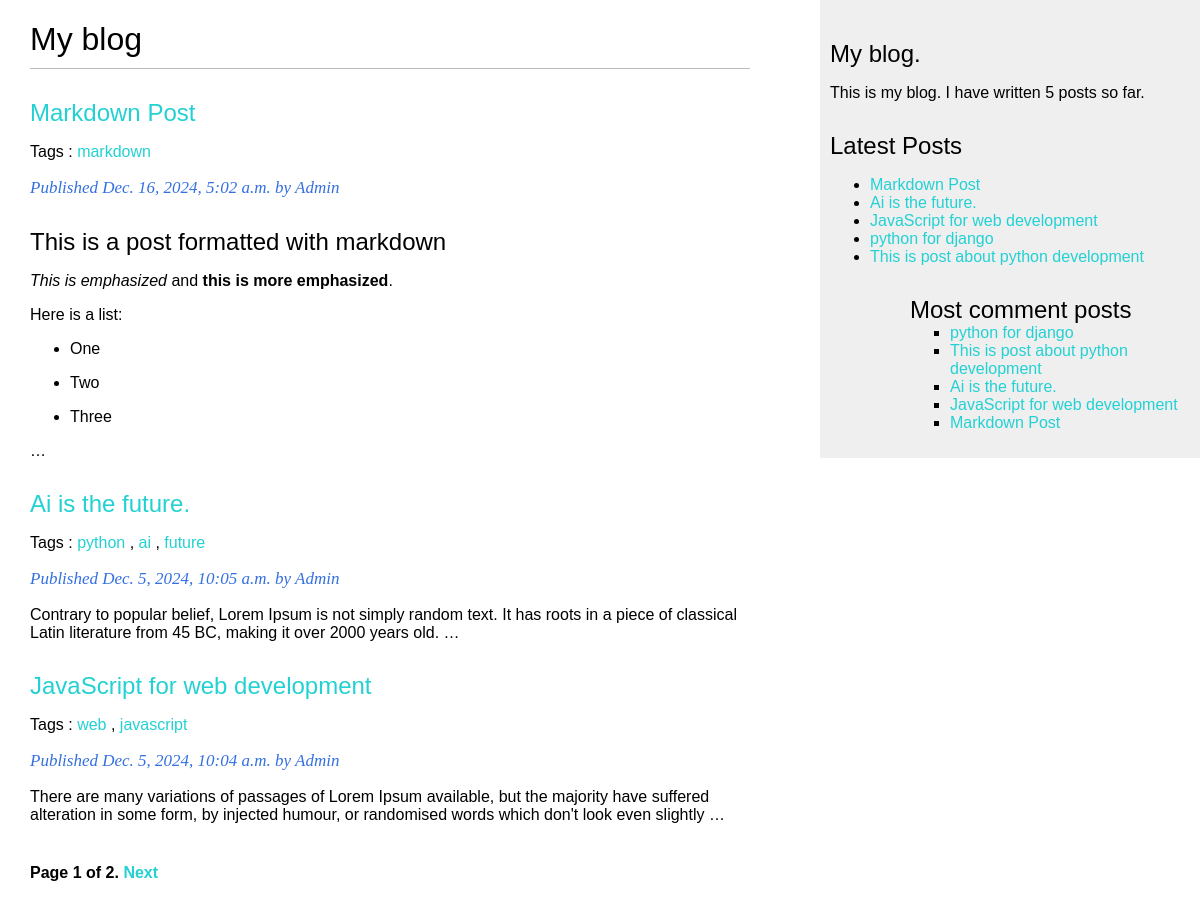
Screenshot of /blog/ with the database file from the repository.
### blog/models.py (models this page shows, shortened)
class Post(models.Model):
    class Status(models.TextChoices):
        DRAFT = 'DF' ,'Draft'
        PUBLISHED = 'PB' , 'Published'
    title = models.CharField(max_length=250)
    slug = models.SlugField(
                            max_length=250,
                            unique_for_date='publish'
                            )
    author = models.ForeignKey(
        settings.AUTH_USER_MODEL,
        on_delete=models.CASCADE,
        related_name='blog_posts'
    )
    body = models.TextField()
    publish = models.DateTimeField(default=timezone.now)
    created = models.DateTimeField(auto_now_add=True)
    updated = models.DateTimeField(auto_now=True)
    status = models.CharField(
        max_length=2,
        choices=Status,
        default=Status.DRAFT
    )
    objects = models.Manager()
    published = PublishManager()
    tags = TaggableManager()
    class Meta:
        ordering = ['-publish']
        indexes = models.Index(fields=['-publish']),
    def get_absolute_url(self):
        return reverse('blog:post_detail',
                       args=[self.publish.year,
                             self.publish.month,
                             self.publish.day,
                             self.slug])

### blog/views.py (the view)
# urls.py: path('',views.post_list,name='post_list'),
def post_list(request,tag_slug=None):
    post_list = Post.objects.all()
    tag = None
    if tag_slug:
        tag = get_object_or_404(Tag,slug=tag_slug)
        post_list =post_list.filter(tags__in=[tag])
    paginator = Paginator(post_list,3)
    page_number = request.GET.get('page',1)
    try:
        posts = paginator.page(page_number)
    except EmptyPage:
        posts = paginator.page(paginator.num_pages)
    except PageNotAnInteger:
        posts = paginator.page(1)
    return render(request,
                  'blog/post/list.html',{
                      'posts':posts,
                      'tag': tag
                  })

### blog/models.py (called while the page is built)
    def get_queryset(self):
        return (super().get_queryset().filter(status=Post.Status.PUBLISHED))

### blog/templatetags/blog_tags.py (called while the page is built)
@register.simple_tag
def total_tags():
    return Post.published.count()

@register.inclusion_tag("blog/post/latest_post.html")
def show_latest_posts(count=5):
    latest_posts = Post.published.order_by('-publish')[:5]
    return {
        'latest_posts': latest_posts
    }

@register.simple_tag
def get_comment_posts(count=5):
    return Post.published.annotate(
        total_comments = Count('comments')
    ).order_by('-total_comments')[:5]

@register.filter(name='markdown')
def markdown_format(text):
    return mark_safe(markdown.markdown(text))

### blog/templates/blog/post/list.html (shortened to what this page needs)
{% extends "blog/base.html" %}
{% load blog_tags %}
{% block content %}
   <h1>My blog</h1>
   {% for post in posts %}
      <h2>
        <a href="{{post.get_absolute_url}}">{{post.title}}</a>
      </h2>
      <p class="tags">
        Tags :
        {% for tag in post.tags.all  %}
            <a href="{% url 'blog:post_list_by_tag' tag.slug %}">{{tag.name}}</a>
            {% if not forloop.last %},{% endif %}
        {% endfor %}
      </p>
      <p class="date">
        Published {{post.publish}} by {{post.author}}
      </p>
      {{post.body | markdown | truncatewords:30 }}
   {% endfor %}
  {% include "pagination.html" with page=posts%}
{% endblock content %}

### blog/templates/blog/base.html (shortened to what this page needs)
{% load static %}
{% load blog_tags %}
<!DOCTYPE html>
<html>
    <head>
        <link href="{% static 'css/blog.css' %}" rel="stylesheet">
    </head>
    <body>
        <div id="content">
            {% block content %}
            {% endblock content %}
        </div>
        <div id="sidebar">
            <h2>My blog.</h2>
            <p>This is my blog.
              I have written {% total_tags %} posts so far.
            </p>
            <h2>Latest Posts</h2>
            {% show_latest_posts 3 %}
            <h2>Most comment posts</h2>
            {% get_comment_posts as most_comment_post %}
            <ul>
                {% for post in most_comment_post %}
                  <li>
                    <a href="{{post.get_absolute_url}}">{{post.title}}</a>
                  </li>
                {% endfor %}
            </ul>
        </div>
    </body>
</html>

### blog/templates/blog/post/latest_post.html
<ul>
    {% for post in latest_posts %}
      <li>
         <a href="{{post.get_absolute_url}}">{{post.title}}</a>
      </li>
    {% endfor %}
<ul>

### blog/static/css/blog.css (style rules this page uses)
body { margin: 0; padding: 0; font-family: Helvetica, sans-serif; }
a { color: rgb(35, 209 ,211); text-decoration: none; }
h1 { font-weight: normal; border-bottom: 1px solid #bbb; padding: 0 0 10px 0; }
h2 { font-weight: normal; margin: 30px 0 0; }
#content { float: left; width: 60%; padding: 0 0 0 30px; }
#sidebar { float: right; width: 30%; padding: 10px; background: #efefef; height: 100%; }
p.date { color: #3470e0; font-family: Georgia, serif; font-size: 17px; font-style: italic; }

### rows the page displays
Post: title "Markdown Post", publish "Dec. 16, 2024, 5:02 a.m.", author "Admin", body "This is a post formatted with markdown This is emphasized and this is more emphasized . Here is a list: One Two Three …"
Tag: name "markdown"
Post: title "Ai is the future.", publish "Dec. 5, 2024, 10:05 a.m.", author "Admin", body "Contrary to popular belief, Lorem Ipsum is not simply random text. It has roots in a piece of classical Latin literature from 45 BC, making it over 2000 years old. …"
Tag: name "python"
Tag: name "ai"
Tag: name "future"
Post: title "JavaScript for web development", publish "Dec. 5, 2024, 10:04 a.m.", author "Admin", body "There are many variations of passages of Lorem Ipsum available, but the majority have suffered alteration in some form, by injected humour, or randomised words which don't look even slightly …"
Tag: name "web"
Tag: name "javascript"
Post: title "python for django"
Post: title "This is post about python development"

### other values shown
{{ page.number }} "1"
{{ page.paginator.num_pages }} "2"
